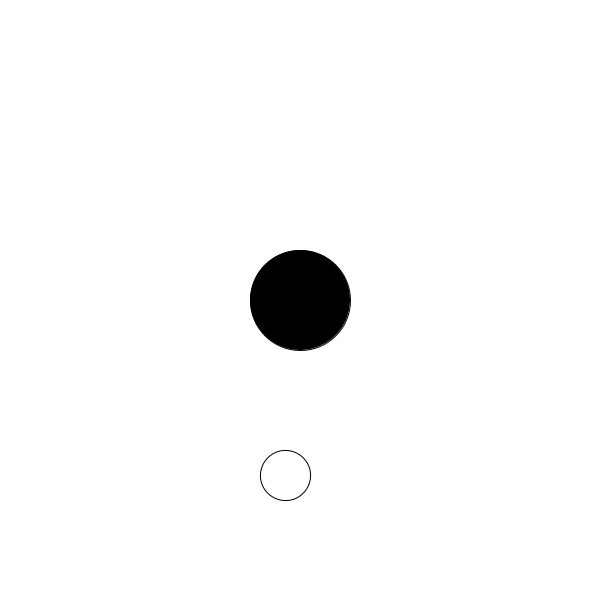
Frame 1 (no input)
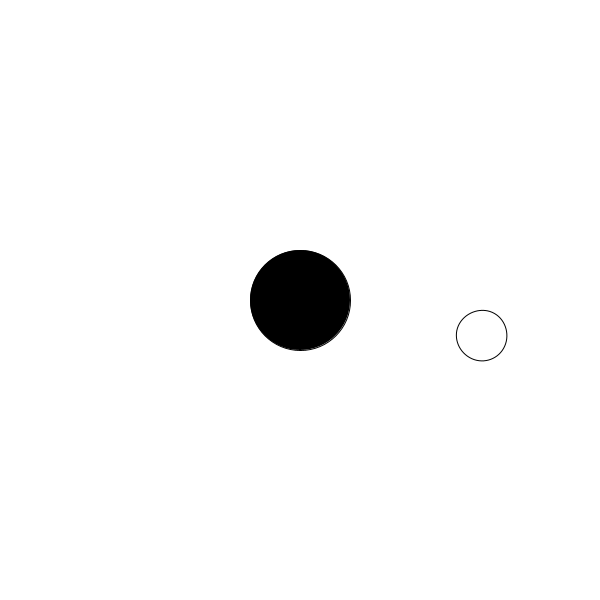
Frame 60 (the mouse pressed at the canvas centre just before this capture)
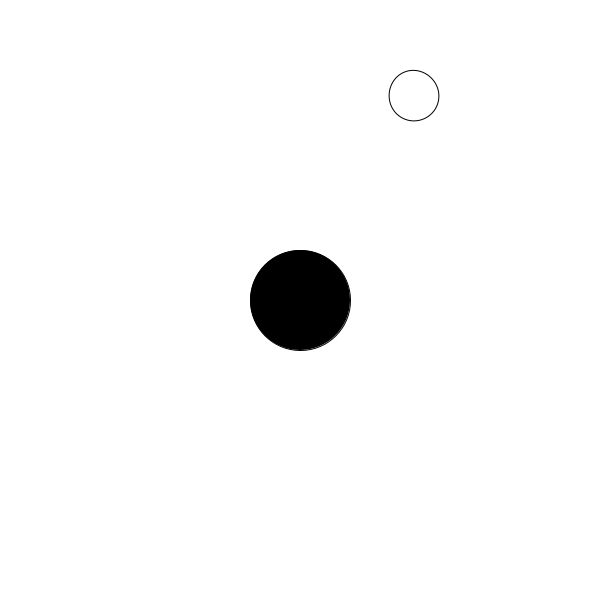
Frame 120 (the mouse held since frame 60 and released just before this capture)

The Processing sketch that drew these frames (run headless with seeded random() and noise(); from frame 60 on, the mouse is pressed at the canvas centre):

// Processing sketch: sinPart2Soln
// ── sinPart2Soln.pde
float x, y; 
float theta = 0; 

void setup() {
  size(600, 600); 

  frameRate(10);
}

void draw() {
  background(255); 

  theta += 5;

  pushMatrix(); 
    translate(width/2, height/2); 
    rotate(radians(theta)); 
    y = sin(theta)*25 + 200; 
    fill(255); 
    x++; 
    ellipse(x, y, 50, 50); 
  popMatrix(); 

  fill(0); 
  ellipse(width/2, height/2, 100, 100);
}
